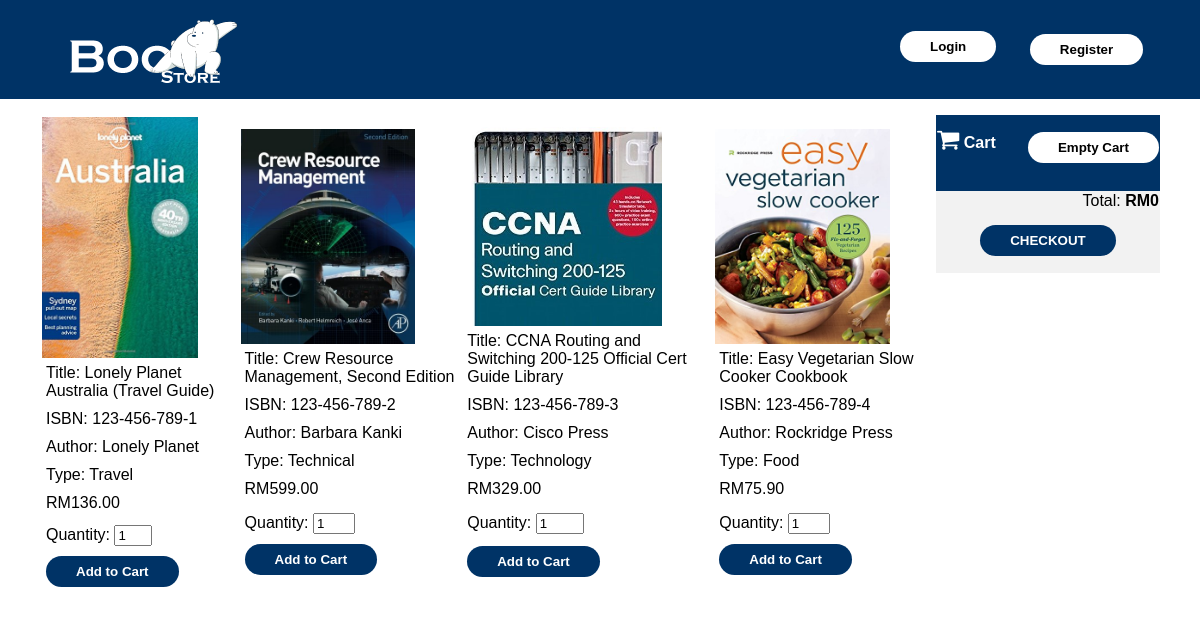
The page / on the database its author committed.
### tables this page shows
CREATE TABLE IF NOT EXISTS book(
    BookID varchar(50),
	BookTitle varchar(200),
    ISBN varchar(20),
    Price double(12,2),
    Author varchar(128),
    Type varchar(128),
    Image varchar(128),
    PRIMARY KEY (BookID)
);

### index.php (the view, shortened to what this page needs)
<html>
<link rel="stylesheet" href="https://cdnjs.cloudflare.com/ajax/libs/font-awesome/4.7.0/css/font-awesome.min.css">
<link rel="stylesheet" href="style.css">
<body>
<?php
	$servername = "localhost";
	$username = "root";
	$password = "";
	$conn = new mysqli($servername, $username, $password);
	$sql = "USE bookstore";
	$conn->query($sql);
	$sql = "SELECT * FROM book";
	$result = $conn->query($sql);
?>
<?php
if(!isset($_SESSION['id'])){
	echo '<header>';
	echo '<blockquote>';
	echo '<a href="index.php"><img src="image/logo.png"></a>';
	echo '<form class="hf" action="Register.php"><input class="hi" type="submit" name="submitButton" value="Register"></form>';
	echo '<form class="hf" action="login.php"><input class="hi" type="submit" name="submitButton" value="Login"></form>';
	echo '</blockquote>';
	echo '</header>';
}
echo '<blockquote>';
	echo "<table id='myTable' style='width:80%; float:left'>";
	echo "<tr>";
    while($row = $result->fetch_assoc()) {
	    echo "<td>";
	    echo "<table>";
	   	echo '<tr><td>'.'<img src="'.$row["Image"].'"width="80%">'.'</td></tr><tr><td style="padding: 5px;">Title: '.$row["BookTitle"].'</td></tr><tr><td style="padding: 5px;">ISBN: '.$row["ISBN"].'</td></tr><tr><td style="padding: 5px;">Author: '.$row["Author"].'</td></tr><tr><td style="padding: 5px;">Type: '.$row["Type"].'</td></tr><tr><td style="padding: 5px;">RM'.$row["Price"].'</td></tr><tr><td style="padding: 5px;">
	   	<form action="" method="post">
	   	Quantity: <input type="number" value="1" name="quantity" style="width: 20%"/><br>
	   	<input type="hidden" value="'.$row['BookID'].'" name="ac"/>
	   	<input class="button" type="submit" value="Add to Cart"/>
	   	</form></td></tr>';
	   	echo "</table>";
	   	echo "</td>";
    }
    echo "</tr>";
    echo "</table>";
    echo "<table style='width:20%; float:right;'>";
    echo "<th style='text-align:left;'><i class='fa fa-shopping-cart' style='font-size:24px'></i> Cart <form style='float:right;' action='' method='post'><input type='hidden' name='delc'/><input class='cbtn' type='submit' value='Empty Cart'></form></th>";
    $total = 0;
    echo "<tr><td style='text-align: right;background-color: #f2f2f2;''>";
    echo "Total: <b>RM".$total."</b><center><form action='checkout.php' method='post'><input class='button' type='submit' name='checkout' value='CHECKOUT'></form></center>";
    echo "</td></tr>";
	echo "</table>";
	echo '</blockquote>';
?>
</body>
</html>

### style.css (style rules this page uses)
body { font-family: Arial; margin: 0 auto; }
header { background-color: rgb(0,51,102); width: 100%; }
header img { margin: 1%; }
header .hf { float: right; margin: 1.5%; }
header .hi { background-color: #fff; border: none; border-radius: 20px; text-align: center; transition-duration: 0.5s; padding: 8px 30px; cursor: pointer; color: #000; font-weight: bold; margin-top: 15%; }
table { border-collapse: collapse; }
tr { background-color: #fff; }
th { padding-top: 12px; padding-bottom: 12px; text-align: left; background-color: rgb(0,51,102); color: white; }
.button { background-color: rgb(0,51,102); border: none; border-radius: 20px; text-align: center; transition-duration: 0.5s; padding: 8px 30px; cursor: pointer; color: #fff; margin-top: 5%; font-weight: bold; }
.cbtn { background-color: #fff; border: none; border-radius: 20px; text-align: center; transition-duration: 0.5s; padding: 8px 30px; cursor: pointer; color: #000; font-weight: bold; }
form { margin-top: 2%; }

### rows shown on the page
book: Image (picture), BookTitle "Lonely Planet Australia (Travel Guide)", ISBN "123-456-789-1", Author "Lonely Planet", Type "Travel", Price "136.00"
book: Image (picture), BookTitle "Crew Resource Management, Second Edition", ISBN "123-456-789-2", Author "Barbara Kanki", Type "Technical", Price "599.00"
book: Image (picture), BookTitle "CCNA Routing and Switching 200-125 Official Cert Guide Library", ISBN "123-456-789-3", Author "Cisco Press", Type "Technology", Price "329.00"
book: Image (picture), BookTitle "Easy Vegetarian Slow Cooker Cookbook", ISBN "123-456-789-4", Author "Rockridge Press", Type "Food", Price "75.90"

### other values the page prints
$total "0"
